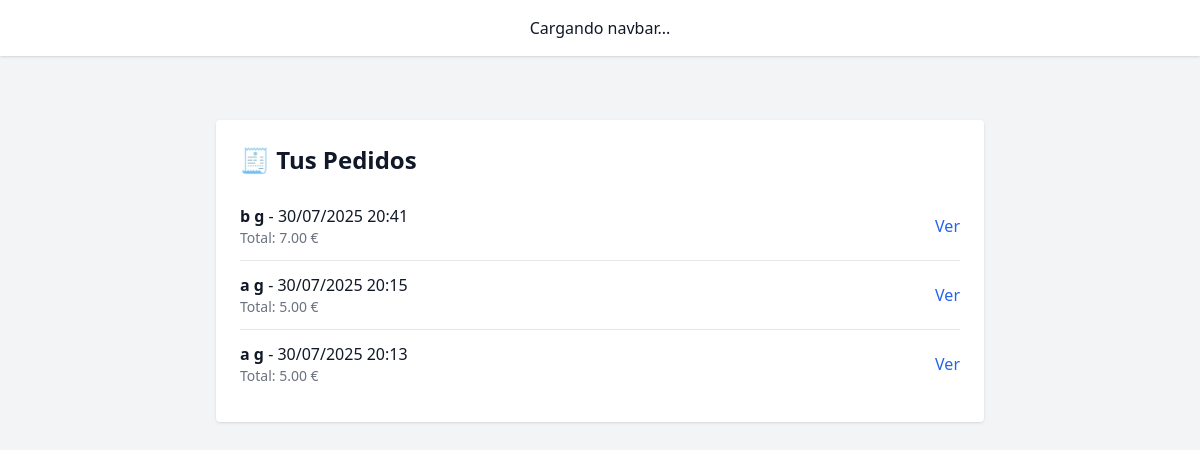
The app's page /orders/ (signed in), older data.
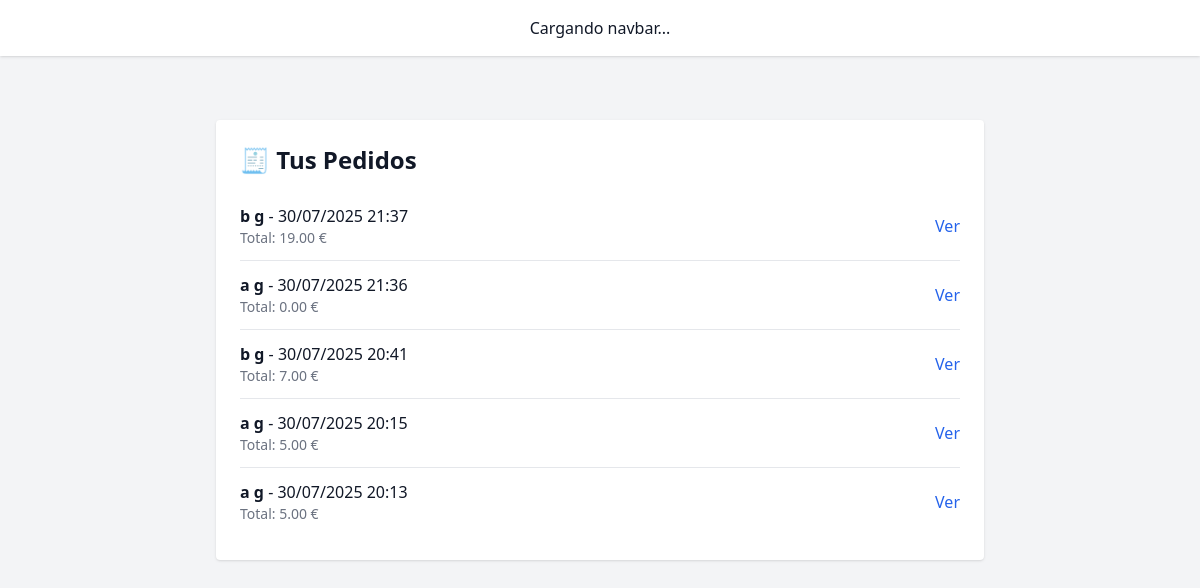
The same page, newer data.
### core/models/order.py (models this page shows, shortened)
class Order(models.Model):
    group = models.ForeignKey(Group, on_delete=models.CASCADE, related_name='orders')
    created_by = models.ForeignKey(UserAccount, on_delete=models.SET_NULL, null=True, blank=True)
    created_at = models.DateTimeField(auto_now_add=True)
    total_price = models.DecimalField(max_digits=10, decimal_places=2)
    direccion = models.CharField(max_length=255)
    notes = models.TextField(blank=True)
    confirmed = models.BooleanField(default=False)

### core/models/group.py (models this page shows, shortened)
class Group(models.Model):
    name = models.CharField(max_length=100)
    creator = models.ForeignKey(UserAccount, on_delete=models.CASCADE, related_name='owned_groups')
    members = models.ManyToManyField(UserAccount, related_name='groups_in')
    people_count = models.IntegerField()
    duration_days = models.IntegerField()
    preferences = models.TextField(blank=True)
    restrictions = models.TextField(blank=True)
    created_at = models.DateTimeField(auto_now_add=True)
    event_type = models.ForeignKey(EventType, on_delete=models.SET_NULL, null=True, blank=True)
    high_consume = models.BooleanField(default=False)
    invite_code = models.CharField(max_length=10, unique=True, blank=True)

### core/views.py (the view)
# urls.py: path('orders/', order_list_view, name='order_list'),
def order_list_view(request):
    orders = Order.objects.filter(created_by=request.user).order_by('-created_at')
    return render(request, "core/order_list.html", {"orders": orders})

### core/templates/core/order_list.html
{% extends "base.html" %}
{% block content %}
<div class="max-w-3xl mx-auto bg-white p-6 rounded shadow mt-10">
  <h2 class="text-2xl font-bold mb-4">🧾 Tus Pedidos</h2>
  {% if orders %}
    <ul class="divide-y divide-gray-200">
      {% for order in orders %}
        <li class="py-3 flex justify-between items-center">
          <div>
            <p><strong>{{ order.group.name }}</strong> - {{ order.created_at|date:"d/m/Y H:i" }}</p>
            <p class="text-sm text-gray-500">Total: {{ order.total_price|floatformat:2 }} €</p>
          </div>
          <a href="{% url 'order_detail' order.pk %}" class="text-blue-600 hover:underline">Ver</a>
        </li>
      {% endfor %}
    </ul>
  {% else %}
    <p class="text-gray-500">Aún no has realizado ningún pedido.</p>
  {% endif %}
</div>
{% endblock %}

Row changes from the older to the newer data that the page shows:
added Order: group.name "b g", created_at "30/07/2025 21:37", total_price "19.00"
added Order: group.name "a g", created_at "30/07/2025 21:36", total_price "0.00"
